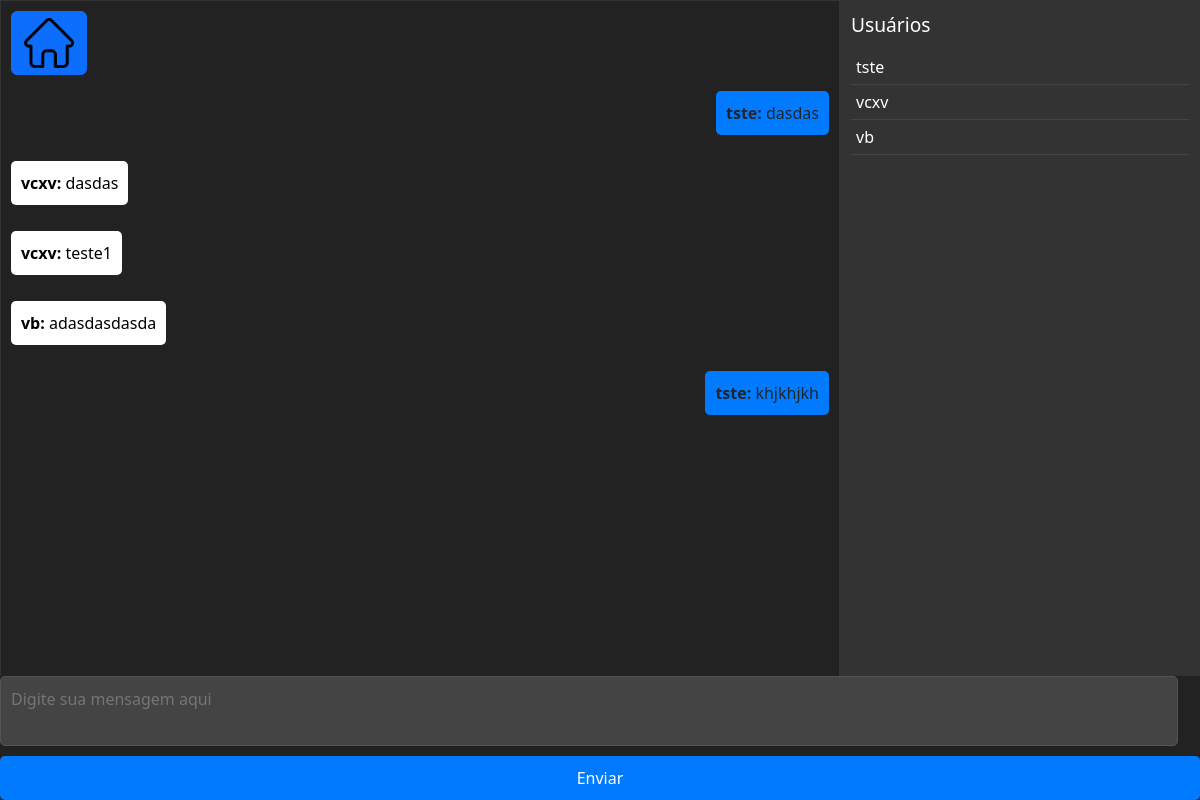
Before: /chat/1 (signed in) with the older database file.
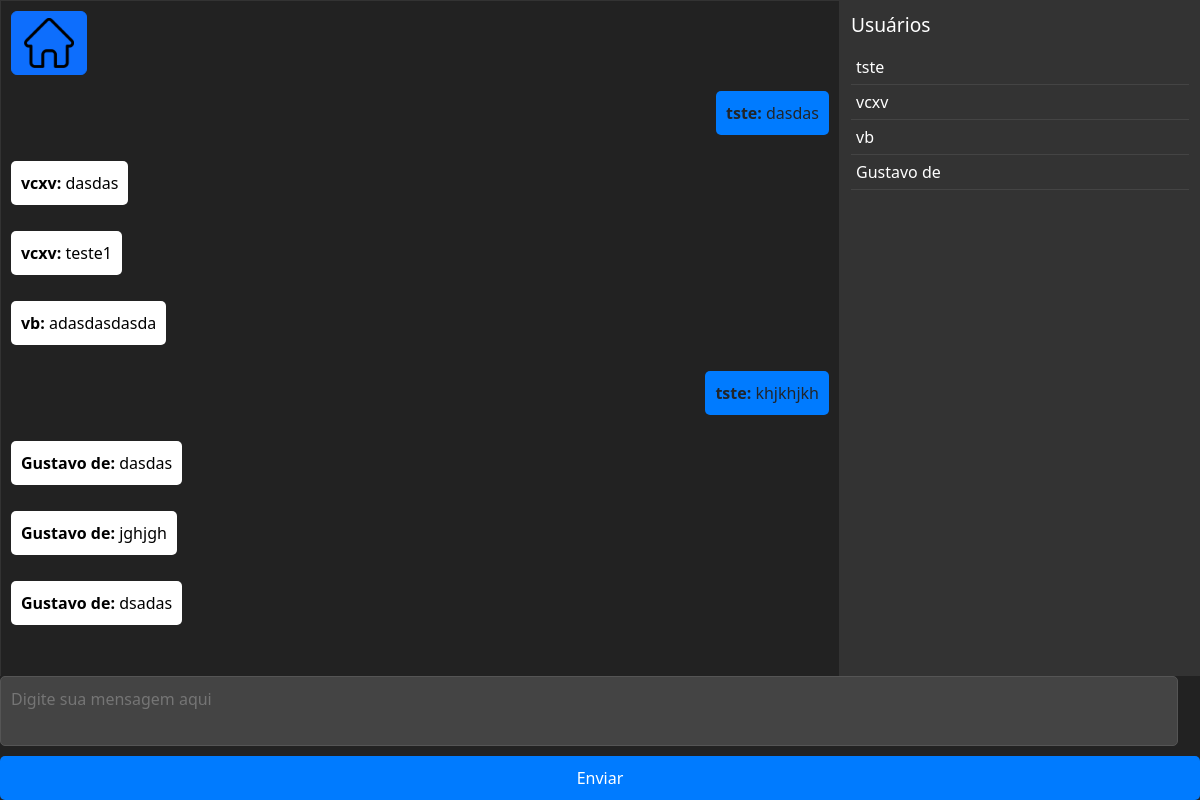
After: the same page with the newer database file.
### network/models.py (models this page shows)
class Message(db.Model):
    id = db.Column(db.Integer, primary_key=True)
    from_user_id = db.Column(db.Integer, db.ForeignKey('user.id'), nullable=False)
    to_user_id = db.Column(db.Integer, db.ForeignKey('user.id'), nullable=False)
    post_id = db.Column(db.Integer, db.ForeignKey('post.id'), nullable=False)
    content = db.Column(db.String(500), nullable=False)
    timestamp = db.Column(db.DateTime, default=datetime.utcnow)
    from_user = db.relationship('User', foreign_keys=[from_user_id], backref='sent_messages')
    to_user = db.relationship('User', foreign_keys=[to_user_id], backref='received_messages')
    post = db.relationship('Post', backref='messages')

class User(db.Model, UserMixin):
    id = db.Column(db.Integer, primary_key=True)
    nome = db.Column(db.String, nullable=True)
    sobrenome = db.Column(db.String, nullable=True)
    email = db.Column(db.String, nullable=True)
    senha = db.Column(db.String, nullable=True)
    posts = db.relationship('Post', backref='user', lazy=True)
    post_comentarios = db.relationship('PostComentarios', backref='user', lazy=True)

### network/routes.py (the view)
@app.route('/chat/<int:post_id>')
@login_required
def chat(post_id):
    post = Post.query.get_or_404(post_id)
    messages = Message.query.filter_by(post_id=post_id).order_by(Message.timestamp.asc()).all()
    users = User.query.join(Message, Message.from_user_id == User.id).filter(Message.post_id == post_id).distinct().all()
    return render_template('chat.html', post=post, messages=messages, users=users)

### network/models.py (called while the page is built)
@login_manager.user_loader
def load_user(user_id):
    return User.query.get(user_id)

### network/templates/chat.html (shortened to what this page needs)
<!DOCTYPE html>
<html lang="en">
<head>
    <link href="https://cdn.jsdelivr.net/npm/bootstrap@5.3.3/dist/css/bootstrap.min.css" rel="stylesheet">
</head>
<body>
    <div id="main-content">
        <div id="chat-container">
            <div class="mb-3">
                <button type="button" class="btn btn-primary">
                    <a href="{{ url_for('homepage') }}" class="text-white"><img src="../static/assets/casa.png" alt="" width="50px"></a>
                </button>
            </div>
            {% for message in messages %}
                <div class="message-container">
                    <p class="message {% if message.from_user.id == current_user.id %}from-me{% else %}from-others{% endif %}">
                        <strong>{{ message.from_user.nome }}:</strong> {{ message.content }}
                    </p>
                </div>
            {% endfor %}
        </div>
        <div id="sidebar">
            <div class="sidebar-header">Usuários</div>
            <ul class="user-list">
                {% for user in users %}
                    <li onclick="selectUser({{ user.id }})">{{ user.nome }}</li>
                {% endfor %}
            </ul>
        </div>
    </div>
    <form id="chat-form">
        <textarea id="message" placeholder="Digite sua mensagem aqui" required></textarea>
        <button type="submit">Enviar</button>
    </form>
</body>
</html>

Changed rows visible on the page:
added Message: from_user.nome "Gustavo de", content "dasdas"
added Message: from_user.nome "Gustavo de", content "jghjgh"
added Message: from_user.nome "Gustavo de", content "dsadas"
now on this page (row edited): User: nome "Gustavo de"
